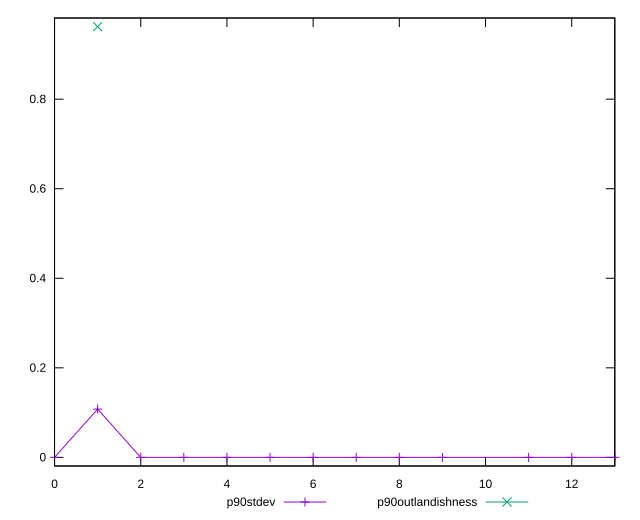

gnuplot code for this plot:
reset

$p90Stdev <<EOF
0 0
1 0.10784502291490473
2 0
3 0
4 0
5 0
6 0
7 0
8 0
9 0
11 0
12 0
13 0
EOF

$p90Outlandishness <<EOF
1 0.9619776495068586
EOF

set key outside below
set xrange [0:13]
set yrange [-0.019239552990137174:0.9812172024969957]
set trange [-0.019239552990137174:0.9812172024969957]
set terminal svg size 640, 520 enhanced background rgb 'white'
set output "reprap/uses-rel-preconnect/progression/stddev.svg"

plot $p90Stdev title "p90stdev" with linespoints, \
     $p90Outlandishness title "p90outlandishness" with linespoints

reset
